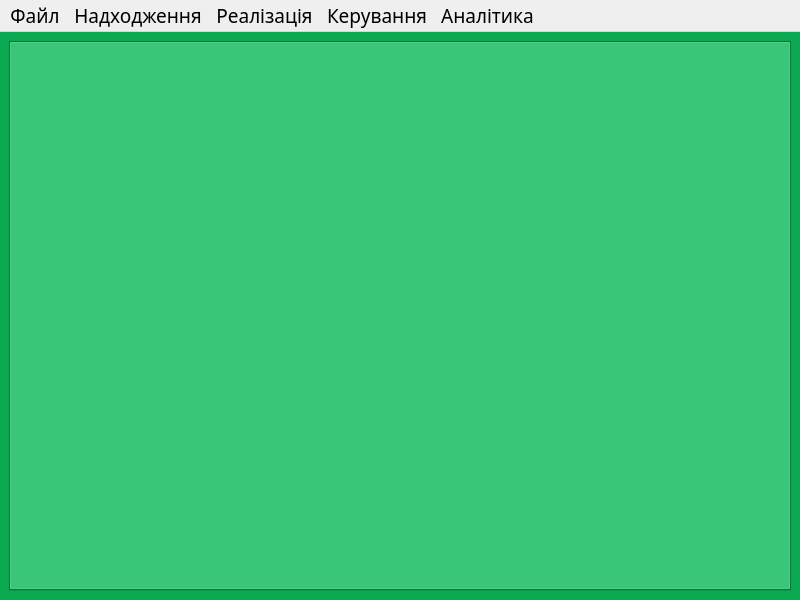
<?xml version="1.0" encoding="UTF-8"?>
<ui version="4.0">
 <class>MainWindow</class>
 <widget class="QMainWindow" name="MainWindow">
  <property name="geometry">
   <rect>
    <x>0</x>
    <y>0</y>
    <width>800</width>
    <height>600</height>
   </rect>
  </property>
  <property name="palette">
   <palette>
    <active>
     <colorrole role="WindowText">
      <brush brushstyle="SolidPattern">
       <color alpha="255">
        <red>0</red>
        <green>0</green>
        <blue>0</blue>
       </color>
      </brush>
     </colorrole>
     <colorrole role="Button">
      <brush brushstyle="SolidPattern">
       <color alpha="255">
        <red>9</red>
        <green>168</green>
        <blue>81</blue>
       </color>
      </brush>
     </colorrole>
     <colorrole role="Light">
      <brush brushstyle="SolidPattern">
       <color alpha="255">
        <red>14</red>
        <green>252</green>
        <blue>122</blue>
       </color>
      </brush>
     </colorrole>
     <colorrole role="Midlight">
      <brush brushstyle="SolidPattern">
       <color alpha="255">
        <red>11</red>
        <green>210</green>
        <blue>101</blue>
       </color>
      </brush>
     </colorrole>
     <colorrole role="Dark">
      <brush brushstyle="SolidPattern">
       <color alpha="255">
        <red>5</red>
        <green>84</green>
        <blue>41</blue>
       </color>
      </brush>
     </colorrole>
     <colorrole role="Mid">
      <brush brushstyle="SolidPattern">
       <color alpha="255">
        <red>6</red>
        <green>112</green>
        <blue>54</blue>
       </color>
      </brush>
     </colorrole>
     <colorrole role="Text">
      <brush brushstyle="SolidPattern">
       <color alpha="255">
        <red>0</red>
        <green>0</green>
        <blue>0</blue>
       </color>
      </brush>
     </colorrole>
     <colorrole role="BrightText">
      <brush brushstyle="SolidPattern">
       <color alpha="255">
        <red>255</red>
        <green>255</green>
        <blue>255</blue>
       </color>
      </brush>
     </colorrole>
     <colorrole role="ButtonText">
      <brush brushstyle="SolidPattern">
       <color alpha="255">
        <red>0</red>
        <green>0</green>
        <blue>0</blue>
       </color>
      </brush>
     </colorrole>
     <colorrole role="Base">
      <brush brushstyle="SolidPattern">
       <color alpha="255">
        <red>255</red>
        <green>255</green>
        <blue>255</blue>
       </color>
      </brush>
     </colorrole>
     <colorrole role="Window">
      <brush brushstyle="SolidPattern">
       <color alpha="255">
        <red>9</red>
        <green>168</green>
        <blue>81</blue>
       </color>
      </brush>
     </colorrole>
     <colorrole role="Shadow">
      <brush brushstyle="SolidPattern">
       <color alpha="255">
        <red>0</red>
        <green>0</green>
        <blue>0</blue>
       </color>
      </brush>
     </colorrole>
     <colorrole role="AlternateBase">
      <brush brushstyle="SolidPattern">
       <color alpha="255">
        <red>132</red>
        <green>211</green>
        <blue>168</blue>
       </color>
      </brush>
     </colorrole>
     <colorrole role="ToolTipBase">
      <brush brushstyle="SolidPattern">
       <color alpha="255">
        <red>255</red>
        <green>255</green>
        <blue>220</blue>
       </color>
      </brush>
     </colorrole>
     <colorrole role="ToolTipText">
      <brush brushstyle="SolidPattern">
       <color alpha="255">
        <red>0</red>
        <green>0</green>
        <blue>0</blue>
       </color>
      </brush>
     </colorrole>
     <colorrole role="PlaceholderText">
      <brush brushstyle="SolidPattern">
       <color alpha="128">
        <red>0</red>
        <green>0</green>
        <blue>0</blue>
       </color>
      </brush>
     </colorrole>
    </active>
    <inactive>
     <colorrole role="WindowText">
      <brush brushstyle="SolidPattern">
       <color alpha="255">
        <red>0</red>
        <green>0</green>
        <blue>0</blue>
       </color>
      </brush>
     </colorrole>
     <colorrole role="Button">
      <brush brushstyle="SolidPattern">
       <color alpha="255">
        <red>9</red>
        <green>168</green>
        <blue>81</blue>
       </color>
      </brush>
     </colorrole>
     <colorrole role="Light">
      <brush brushstyle="SolidPattern">
       <color alpha="255">
        <red>14</red>
        <green>252</green>
        <blue>122</blue>
       </color>
      </brush>
     </colorrole>
     <colorrole role="Midlight">
      <brush brushstyle="SolidPattern">
       <color alpha="255">
        <red>11</red>
        <green>210</green>
        <blue>101</blue>
       </color>
      </brush>
     </colorrole>
     <colorrole role="Dark">
      <brush brushstyle="SolidPattern">
       <color alpha="255">
        <red>5</red>
        <green>84</green>
        <blue>41</blue>
       </color>
      </brush>
     </colorrole>
     <colorrole role="Mid">
      <brush brushstyle="SolidPattern">
       <color alpha="255">
        <red>6</red>
        <green>112</green>
        <blue>54</blue>
       </color>
      </brush>
     </colorrole>
     <colorrole role="Text">
      <brush brushstyle="SolidPattern">
       <color alpha="255">
        <red>0</red>
        <green>0</green>
        <blue>0</blue>
       </color>
      </brush>
     </colorrole>
     <colorrole role="BrightText">
      <brush brushstyle="SolidPattern">
       <color alpha="255">
        <red>255</red>
        <green>255</green>
        <blue>255</blue>
       </color>
      </brush>
     </colorrole>
     <colorrole role="ButtonText">
      <brush brushstyle="SolidPattern">
       <color alpha="255">
        <red>0</red>
        <green>0</green>
        <blue>0</blue>
       </color>
      </brush>
     </colorrole>
     <colorrole role="Base">
      <brush brushstyle="SolidPattern">
       <color alpha="255">
        <red>255</red>
        <green>255</green>
        <blue>255</blue>
       </color>
      </brush>
     </colorrole>
     <colorrole role="Window">
      <brush brushstyle="SolidPattern">
       <color alpha="255">
        <red>9</red>
        <green>168</green>
        <blue>81</blue>
       </color>
      </brush>
     </colorrole>
     <colorrole role="Shadow">
      <brush brushstyle="SolidPattern">
       <color alpha="255">
        <red>0</red>
        <green>0</green>
        <blue>0</blue>
       </color>
      </brush>
     </colorrole>
     <colorrole role="AlternateBase">
      <brush brushstyle="SolidPattern">
       <color alpha="255">
        <red>132</red>
        <green>211</green>
        <blue>168</blue>
       </color>
      </brush>
     </colorrole>
     <colorrole role="ToolTipBase">
      <brush brushstyle="SolidPattern">
       <color alpha="255">
        <red>255</red>
        <green>255</green>
        <blue>220</blue>
       </color>
      </brush>
     </colorrole>
     <colorrole role="ToolTipText">
      <brush brushstyle="SolidPattern">
       <color alpha="255">
        <red>0</red>
        <green>0</green>
        <blue>0</blue>
       </color>
      </brush>
     </colorrole>
     <colorrole role="PlaceholderText">
      <brush brushstyle="SolidPattern">
       <color alpha="128">
        <red>0</red>
        <green>0</green>
        <blue>0</blue>
       </color>
      </brush>
     </colorrole>
    </inactive>
    <disabled>
     <colorrole role="WindowText">
      <brush brushstyle="SolidPattern">
       <color alpha="255">
        <red>5</red>
        <green>84</green>
        <blue>41</blue>
       </color>
      </brush>
     </colorrole>
     <colorrole role="Button">
      <brush brushstyle="SolidPattern">
       <color alpha="255">
        <red>9</red>
        <green>168</green>
        <blue>81</blue>
       </color>
      </brush>
     </colorrole>
     <colorrole role="Light">
      <brush brushstyle="SolidPattern">
       <color alpha="255">
        <red>14</red>
        <green>252</green>
        <blue>122</blue>
       </color>
      </brush>
     </colorrole>
     <colorrole role="Midlight">
      <brush brushstyle="SolidPattern">
       <color alpha="255">
        <red>11</red>
        <green>210</green>
        <blue>101</blue>
       </color>
      </brush>
     </colorrole>
     <colorrole role="Dark">
      <brush brushstyle="SolidPattern">
       <color alpha="255">
        <red>5</red>
        <green>84</green>
        <blue>41</blue>
       </color>
      </brush>
     </colorrole>
     <colorrole role="Mid">
      <brush brushstyle="SolidPattern">
       <color alpha="255">
        <red>6</red>
        <green>112</green>
        <blue>54</blue>
       </color>
      </brush>
     </colorrole>
     <colorrole role="Text">
      <brush brushstyle="SolidPattern">
       <color alpha="255">
        <red>5</red>
        <green>84</green>
        <blue>41</blue>
       </color>
      </brush>
     </colorrole>
     <colorrole role="BrightText">
      <brush brushstyle="SolidPattern">
       <color alpha="255">
        <red>255</red>
        <green>255</green>
        <blue>255</blue>
       </color>
      </brush>
     </colorrole>
     <colorrole role="ButtonText">
      <brush brushstyle="SolidPattern">
       <color alpha="255">
        <red>5</red>
        <green>84</green>
        <blue>41</blue>
       </color>
      </brush>
     </colorrole>
     <colorrole role="Base">
      <brush brushstyle="SolidPattern">
       <color alpha="255">
        <red>9</red>
        <green>168</green>
        <blue>81</blue>
       </color>
      </brush>
     </colorrole>
     <colorrole role="Window">
      <brush brushstyle="SolidPattern">
       <color alpha="255">
        <red>9</red>
        <green>168</green>
        <blue>81</blue>
       </color>
      </brush>
     </colorrole>
     <colorrole role="Shadow">
      <brush brushstyle="SolidPattern">
       <color alpha="255">
        <red>0</red>
        <green>0</green>
        <blue>0</blue>
       </color>
      </brush>
     </colorrole>
     <colorrole role="AlternateBase">
      <brush brushstyle="SolidPattern">
       <color alpha="255">
        <red>9</red>
        <green>168</green>
        <blue>81</blue>
       </color>
      </brush>
     </colorrole>
     <colorrole role="ToolTipBase">
      <brush brushstyle="SolidPattern">
       <color alpha="255">
        <red>255</red>
        <green>255</green>
        <blue>220</blue>
       </color>
      </brush>
     </colorrole>
     <colorrole role="ToolTipText">
      <brush brushstyle="SolidPattern">
       <color alpha="255">
        <red>0</red>
        <green>0</green>
        <blue>0</blue>
       </color>
      </brush>
     </colorrole>
     <colorrole role="PlaceholderText">
      <brush brushstyle="SolidPattern">
       <color alpha="128">
        <red>0</red>
        <green>0</green>
        <blue>0</blue>
       </color>
      </brush>
     </colorrole>
    </disabled>
   </palette>
  </property>
  <property name="font">
   <font>
    <family>Alef</family>
    <pointsize>14</pointsize>
   </font>
  </property>
  <property name="windowTitle">
   <string>SageStore</string>
  </property>
  <property name="styleSheet">
   <string notr="true">QMainWindow::separator {
    background: yellow;
    width: 10px; /* when vertical */
    height: 10px; /* when horizontal */
}

QMainWindow::separator:hover {
    background: red;
}</string>
  </property>
  <widget class="QWidget" name="centralwidget">
   <layout class="QVBoxLayout" name="verticalLayout">
    <item>
     <widget class="QTabWidget" name="tabWidget">
      <property name="palette">
       <palette>
        <active>
         <colorrole role="WindowText">
          <brush brushstyle="SolidPattern">
           <color alpha="255">
            <red>0</red>
            <green>0</green>
            <blue>0</blue>
           </color>
          </brush>
         </colorrole>
         <colorrole role="Button">
          <brush brushstyle="SolidPattern">
           <color alpha="255">
            <red>9</red>
            <green>168</green>
            <blue>81</blue>
           </color>
          </brush>
         </colorrole>
         <colorrole role="Light">
          <brush brushstyle="SolidPattern">
           <color alpha="255">
            <red>14</red>
            <green>252</green>
            <blue>122</blue>
           </color>
          </brush>
         </colorrole>
         <colorrole role="Midlight">
          <brush brushstyle="SolidPattern">
           <color alpha="255">
            <red>11</red>
            <green>210</green>
            <blue>101</blue>
           </color>
          </brush>
         </colorrole>
         <colorrole role="Dark">
          <brush brushstyle="SolidPattern">
           <color alpha="255">
            <red>5</red>
            <green>84</green>
            <blue>41</blue>
           </color>
          </brush>
         </colorrole>
         <colorrole role="Mid">
          <brush brushstyle="SolidPattern">
           <color alpha="255">
            <red>6</red>
            <green>112</green>
            <blue>54</blue>
           </color>
          </brush>
         </colorrole>
         <colorrole role="Text">
          <brush brushstyle="SolidPattern">
           <color alpha="255">
            <red>0</red>
            <green>0</green>
            <blue>0</blue>
           </color>
          </brush>
         </colorrole>
         <colorrole role="BrightText">
          <brush brushstyle="SolidPattern">
           <color alpha="255">
            <red>255</red>
            <green>255</green>
            <blue>255</blue>
           </color>
          </brush>
         </colorrole>
         <colorrole role="ButtonText">
          <brush brushstyle="SolidPattern">
           <color alpha="255">
            <red>0</red>
            <green>0</green>
            <blue>0</blue>
           </color>
          </brush>
         </colorrole>
         <colorrole role="Base">
          <brush brushstyle="SolidPattern">
           <color alpha="255">
            <red>255</red>
            <green>255</green>
            <blue>255</blue>
           </color>
          </brush>
         </colorrole>
         <colorrole role="Window">
          <brush brushstyle="SolidPattern">
           <color alpha="255">
            <red>9</red>
            <green>168</green>
            <blue>81</blue>
           </color>
          </brush>
         </colorrole>
         <colorrole role="Shadow">
          <brush brushstyle="SolidPattern">
           <color alpha="255">
            <red>0</red>
            <green>0</green>
            <blue>0</blue>
           </color>
          </brush>
         </colorrole>
         <colorrole role="AlternateBase">
          <brush brushstyle="SolidPattern">
           <color alpha="255">
            <red>132</red>
            <green>211</green>
            <blue>168</blue>
           </color>
          </brush>
         </colorrole>
         <colorrole role="ToolTipBase">
          <brush brushstyle="SolidPattern">
           <color alpha="255">
            <red>255</red>
            <green>255</green>
            <blue>220</blue>
           </color>
          </brush>
         </colorrole>
         <colorrole role="ToolTipText">
          <brush brushstyle="SolidPattern">
           <color alpha="255">
            <red>0</red>
            <green>0</green>
            <blue>0</blue>
           </color>
          </brush>
         </colorrole>
         <colorrole role="PlaceholderText">
          <brush brushstyle="SolidPattern">
           <color alpha="128">
            <red>0</red>
            <green>0</green>
            <blue>0</blue>
           </color>
          </brush>
         </colorrole>
        </active>
        <inactive>
         <colorrole role="WindowText">
          <brush brushstyle="SolidPattern">
           <color alpha="255">
            <red>0</red>
            <green>0</green>
            <blue>0</blue>
           </color>
          </brush>
         </colorrole>
         <colorrole role="Button">
          <brush brushstyle="SolidPattern">
           <color alpha="255">
            <red>9</red>
            <green>168</green>
            <blue>81</blue>
           </color>
          </brush>
         </colorrole>
         <colorrole role="Light">
          <brush brushstyle="SolidPattern">
           <color alpha="255">
            <red>14</red>
            <green>252</green>
            <blue>122</blue>
           </color>
          </brush>
         </colorrole>
         <colorrole role="Midlight">
          <brush brushstyle="SolidPattern">
           <color alpha="255">
            <red>11</red>
            <green>210</green>
            <blue>101</blue>
           </color>
          </brush>
         </colorrole>
         <colorrole role="Dark">
          <brush brushstyle="SolidPattern">
           <color alpha="255">
            <red>5</red>
            <green>84</green>
            <blue>41</blue>
           </color>
          </brush>
         </colorrole>
         <colorrole role="Mid">
          <brush brushstyle="SolidPattern">
           <color alpha="255">
            <red>6</red>
            <green>112</green>
            <blue>54</blue>
           </color>
          </brush>
         </colorrole>
         <colorrole role="Text">
          <brush brushstyle="SolidPattern">
           <color alpha="255">
            <red>0</red>
            <green>0</green>
            <blue>0</blue>
           </color>
          </brush>
         </colorrole>
         <colorrole role="BrightText">
          <brush brushstyle="SolidPattern">
           <color alpha="255">
            <red>255</red>
            <green>255</green>
            <blue>255</blue>
           </color>
          </brush>
         </colorrole>
         <colorrole role="ButtonText">
          <brush brushstyle="SolidPattern">
           <color alpha="255">
            <red>0</red>
            <green>0</green>
            <blue>0</blue>
           </color>
          </brush>
         </colorrole>
         <colorrole role="Base">
          <brush brushstyle="SolidPattern">
           <color alpha="255">
            <red>255</red>
            <green>255</green>
            <blue>255</blue>
           </color>
          </brush>
         </colorrole>
         <colorrole role="Window">
          <brush brushstyle="SolidPattern">
           <color alpha="255">
            <red>9</red>
            <green>168</green>
            <blue>81</blue>
           </color>
          </brush>
         </colorrole>
         <colorrole role="Shadow">
          <brush brushstyle="SolidPattern">
           <color alpha="255">
            <red>0</red>
            <green>0</green>
            <blue>0</blue>
           </color>
          </brush>
         </colorrole>
         <colorrole role="AlternateBase">
          <brush brushstyle="SolidPattern">
           <color alpha="255">
            <red>132</red>
            <green>211</green>
            <blue>168</blue>
           </color>
          </brush>
         </colorrole>
         <colorrole role="ToolTipBase">
          <brush brushstyle="SolidPattern">
           <color alpha="255">
            <red>255</red>
            <green>255</green>
            <blue>220</blue>
           </color>
          </brush>
         </colorrole>
         <colorrole role="ToolTipText">
          <brush brushstyle="SolidPattern">
           <color alpha="255">
            <red>0</red>
            <green>0</green>
            <blue>0</blue>
           </color>
          </brush>
         </colorrole>
         <colorrole role="PlaceholderText">
          <brush brushstyle="SolidPattern">
           <color alpha="128">
            <red>0</red>
            <green>0</green>
            <blue>0</blue>
           </color>
          </brush>
         </colorrole>
        </inactive>
        <disabled>
         <colorrole role="WindowText">
          <brush brushstyle="SolidPattern">
           <color alpha="255">
            <red>5</red>
            <green>84</green>
            <blue>41</blue>
           </color>
          </brush>
         </colorrole>
         <colorrole role="Button">
          <brush brushstyle="SolidPattern">
           <color alpha="255">
            <red>9</red>
            <green>168</green>
            <blue>81</blue>
           </color>
          </brush>
         </colorrole>
         <colorrole role="Light">
          <brush brushstyle="SolidPattern">
           <color alpha="255">
            <red>14</red>
            <green>252</green>
            <blue>122</blue>
           </color>
          </brush>
         </colorrole>
         <colorrole role="Midlight">
          <brush brushstyle="SolidPattern">
           <color alpha="255">
            <red>11</red>
            <green>210</green>
            <blue>101</blue>
           </color>
          </brush>
         </colorrole>
         <colorrole role="Dark">
          <brush brushstyle="SolidPattern">
           <color alpha="255">
            <red>5</red>
            <green>84</green>
            <blue>41</blue>
           </color>
          </brush>
         </colorrole>
         <colorrole role="Mid">
          <brush brushstyle="SolidPattern">
           <color alpha="255">
            <red>6</red>
            <green>112</green>
            <blue>54</blue>
           </color>
          </brush>
         </colorrole>
         <colorrole role="Text">
          <brush brushstyle="SolidPattern">
           <color alpha="255">
            <red>5</red>
            <green>84</green>
            <blue>41</blue>
           </color>
          </brush>
         </colorrole>
         <colorrole role="BrightText">
          <brush brushstyle="SolidPattern">
           <color alpha="255">
            <red>255</red>
            <green>255</green>
            <blue>255</blue>
           </color>
          </brush>
         </colorrole>
         <colorrole role="ButtonText">
          <brush brushstyle="SolidPattern">
           <color alpha="255">
            <red>5</red>
            <green>84</green>
            <blue>41</blue>
           </color>
          </brush>
         </colorrole>
         <colorrole role="Base">
          <brush brushstyle="SolidPattern">
           <color alpha="255">
            <red>9</red>
            <green>168</green>
            <blue>81</blue>
           </color>
          </brush>
         </colorrole>
         <colorrole role="Window">
          <brush brushstyle="SolidPattern">
           <color alpha="255">
            <red>9</red>
            <green>168</green>
            <blue>81</blue>
           </color>
          </brush>
         </colorrole>
         <colorrole role="Shadow">
          <brush brushstyle="SolidPattern">
           <color alpha="255">
            <red>0</red>
            <green>0</green>
            <blue>0</blue>
           </color>
          </brush>
         </colorrole>
         <colorrole role="AlternateBase">
          <brush brushstyle="SolidPattern">
           <color alpha="255">
            <red>9</red>
            <green>168</green>
            <blue>81</blue>
           </color>
          </brush>
         </colorrole>
         <colorrole role="ToolTipBase">
          <brush brushstyle="SolidPattern">
           <color alpha="255">
            <red>255</red>
            <green>255</green>
            <blue>220</blue>
           </color>
          </brush>
         </colorrole>
         <colorrole role="ToolTipText">
          <brush brushstyle="SolidPattern">
           <color alpha="255">
            <red>0</red>
            <green>0</green>
            <blue>0</blue>
           </color>
          </brush>
         </colorrole>
         <colorrole role="PlaceholderText">
          <brush brushstyle="SolidPattern">
           <color alpha="128">
            <red>0</red>
            <green>0</green>
            <blue>0</blue>
           </color>
          </brush>
         </colorrole>
        </disabled>
       </palette>
      </property>
      <property name="font">
       <font>
        <family>Alef</family>
        <pointsize>12</pointsize>
       </font>
      </property>
      <property name="styleSheet">
       <string notr="true">

QTabWidget::tab-bar {
    left: 5px; /* move to the right by 5px */
}</string>
      </property>
      <property name="tabShape">
       <enum>QTabWidget::Rounded</enum>
      </property>
      <property name="currentIndex">
       <number>-1</number>
      </property>
      <property name="documentMode">
       <bool>false</bool>
      </property>
      <property name="tabsClosable">
       <bool>true</bool>
      </property>
      <property name="movable">
       <bool>true</bool>
      </property>
      <property name="tabBarAutoHide">
       <bool>false</bool>
      </property>
     </widget>
    </item>
   </layout>
  </widget>
  <widget class="QMenuBar" name="menubar">
   <property name="geometry">
    <rect>
     <x>0</x>
     <y>0</y>
     <width>800</width>
     <height>36</height>
    </rect>
   </property>
   <property name="font">
    <font>
     <family>Alef</family>
     <pointsize>14</pointsize>
    </font>
   </property>
   <widget class="QMenu" name="menu_receipt">
    <property name="title">
     <string>Надходження</string>
    </property>
    <addaction name="act_allReceipts"/>
    <addaction name="act_loadReceipt"/>
   </widget>
   <widget class="QMenu" name="menu_sale">
    <property name="title">
     <string>Реалізація</string>
    </property>
    <addaction name="act_allSales"/>
   </widget>
   <widget class="QMenu" name="menu_manage">
    <property name="title">
     <string>Керування</string>
    </property>
    <addaction name="act_loadPriceList"/>
    <addaction name="act_inventory"/>
    <addaction name="separator"/>
    <addaction name="act_customers"/>
    <addaction name="act_sellers"/>
   </widget>
   <widget class="QMenu" name="menu_file">
    <property name="title">
     <string>Файл</string>
    </property>
    <addaction name="act_users"/>
    <addaction name="separator"/>
    <addaction name="act_exit"/>
   </widget>
   <widget class="QMenu" name="menu">
    <property name="title">
     <string>Аналітика</string>
    </property>
    <addaction name="act_statistics"/>
   </widget>
   <addaction name="menu_file"/>
   <addaction name="menu_receipt"/>
   <addaction name="menu_sale"/>
   <addaction name="menu_manage"/>
   <addaction name="menu"/>
  </widget>
  <action name="act_allSales">
   <property name="text">
    <string>Усі реалізації</string>
   </property>
  </action>
  <action name="act_accounts">
   <property name="text">
    <string>Рахунки</string>
   </property>
  </action>
  <action name="act_expenceInvoices">
   <property name="text">
    <string>Видаткові накладні</string>
   </property>
  </action>
  <action name="act_returnInvoices">
   <property name="text">
    <string>Накладні на повернення</string>
   </property>
  </action>
  <action name="act_taxInvoices">
   <property name="text">
    <string>Податкові накладні</string>
   </property>
  </action>
  <action name="act_allReceipts">
   <property name="text">
    <string>Усі надходження</string>
   </property>
  </action>
  <action name="act_loadReceipt">
   <property name="text">
    <string>Завантажити накладну постачальника</string>
   </property>
  </action>
  <action name="act_exit">
   <property name="text">
    <string>Вихід</string>
   </property>
  </action>
  <action name="act_inventory">
   <property name="text">
    <string>Інвентаризація</string>
   </property>
  </action>
  <action name="act_customers">
   <property name="text">
    <string>Клієнти</string>
   </property>
  </action>
  <action name="act_sellers">
   <property name="text">
    <string>Продавці</string>
   </property>
  </action>
  <action name="act_users">
   <property name="text">
    <string>Працівники</string>
   </property>
  </action>
  <action name="act_loadPriceList">
   <property name="text">
    <string>Завантажити прайслист постачальника</string>
   </property>
  </action>
  <action name="act_statistics">
   <property name="text">
    <string>Статистика</string>
   </property>
  </action>
  <action name="act_customers_info">
   <property name="text">
    <string>Клієнти</string>
   </property>
  </action>
  <action name="act_products_info">
   <property name="text">
    <string>Товар</string>
   </property>
  </action>
 </widget>
 <resources/>
 <connections/>
</ui>
